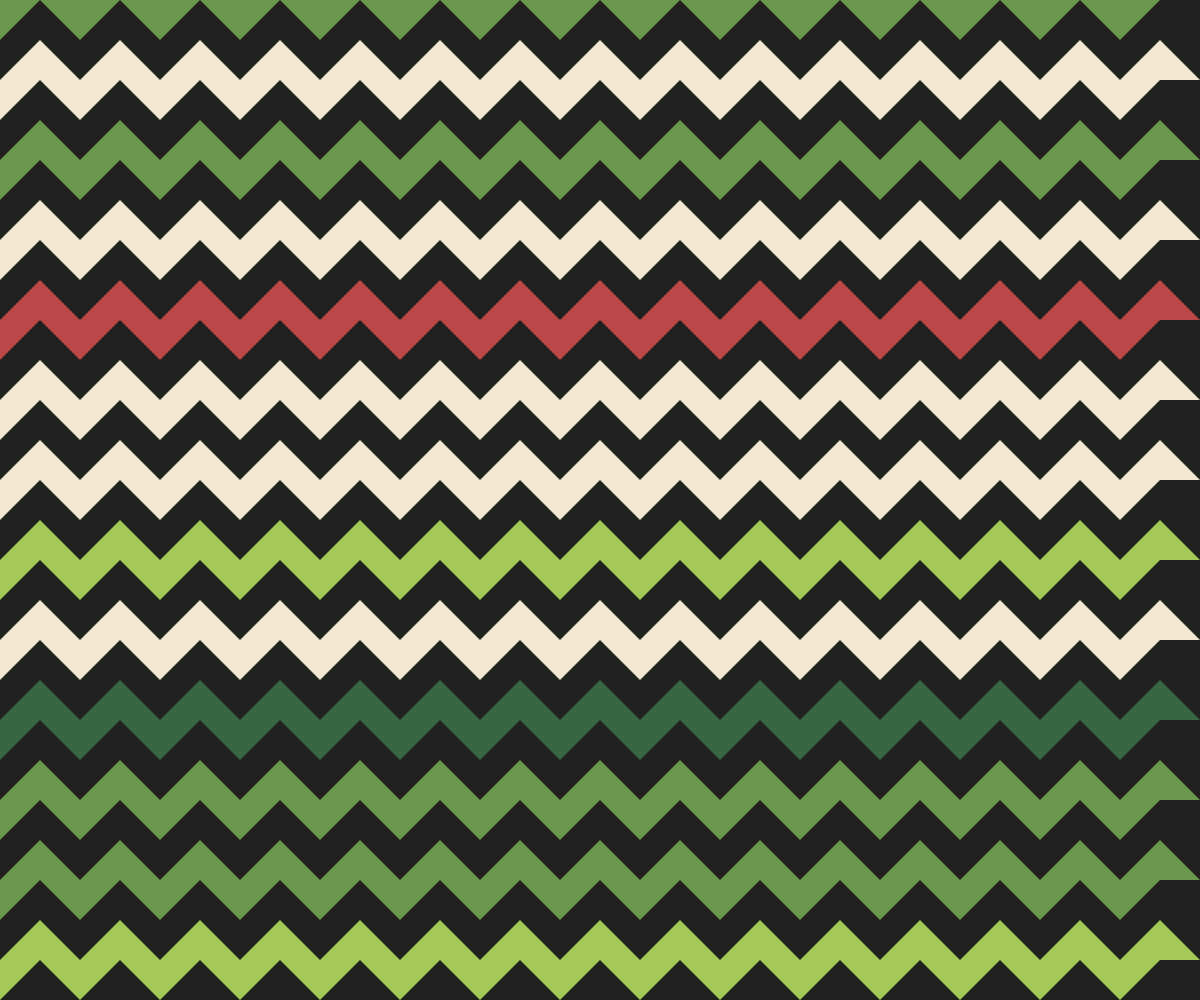
Frame 1 (no input)
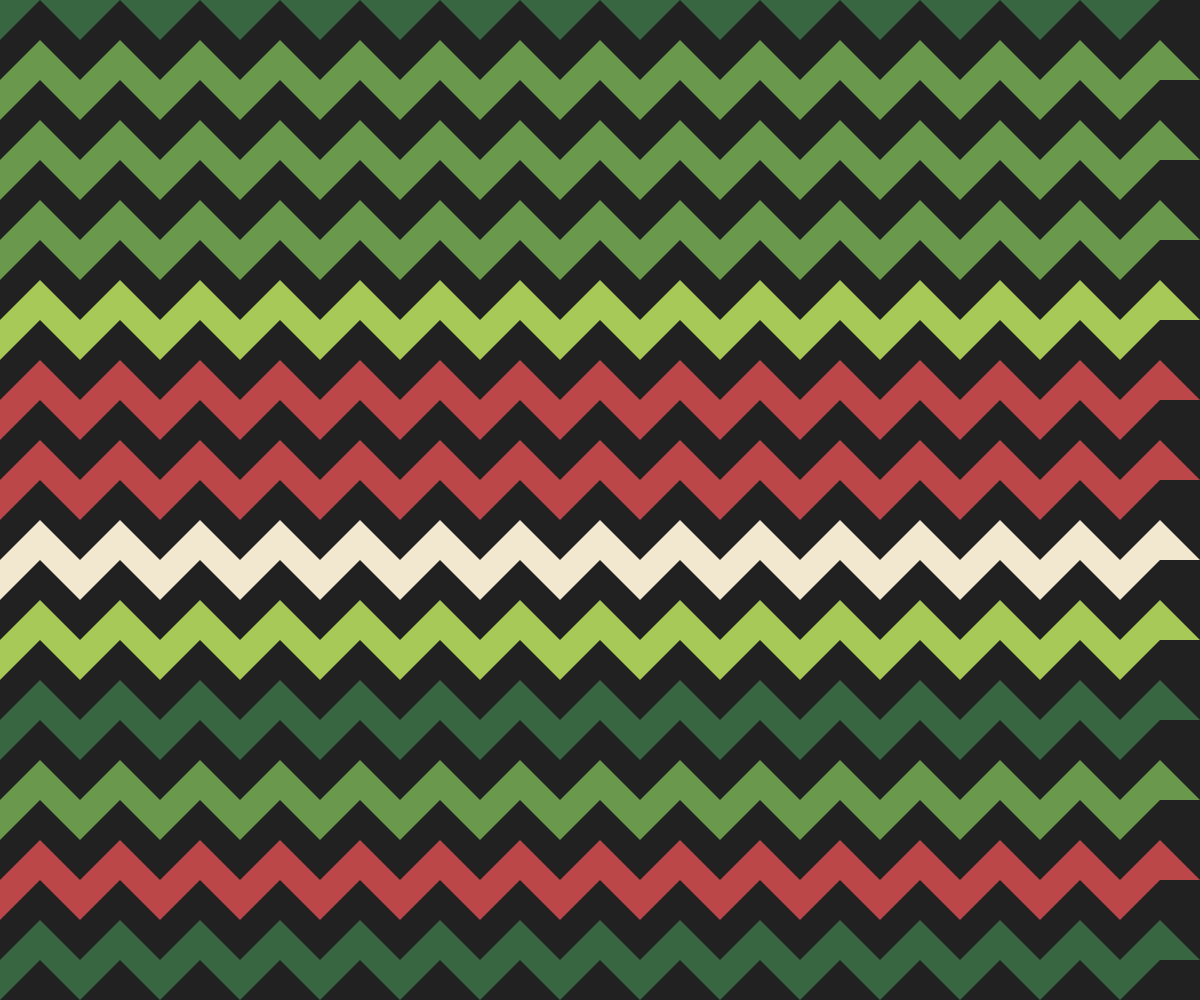
Frame 2 (the mouse pressed at the canvas centre, redrawn once)

The p5.js sketch that drew these frames (run headless with seeded random() and noise() and a simulated clock; the mouse was pressed at the canvas centre and the sketch redrawn once):

// p5.js sketch
// ── sketch.js
//==========
// p5.js

const palette = ["#A7C957", "#F2E8CF", "#386641", "#6A994E", "#BC4749"];

function setup(){
	createCanvas(windowWidth, windowHeight);
	angleMode(DEGREES);
	noLoop();
	noStroke();
}

function draw(){
	background(33);

	let size = 80;
	let rows = height / size;
	let cols = width / size;

	for(let r=0; r<rows; r++){
		let i = floor(random(palette.length));
		fill(palette[i]);
		for(let c=0; c<cols; c++){
			let x = c * size;
			let y = r * size;
			triangle(x, y, x+size*0.5, y-size*0.5, x+size, y);
			triangle(x-size*0.5, y, x, y+size*0.5, x+size*0.5, y);
		}
	}
}
